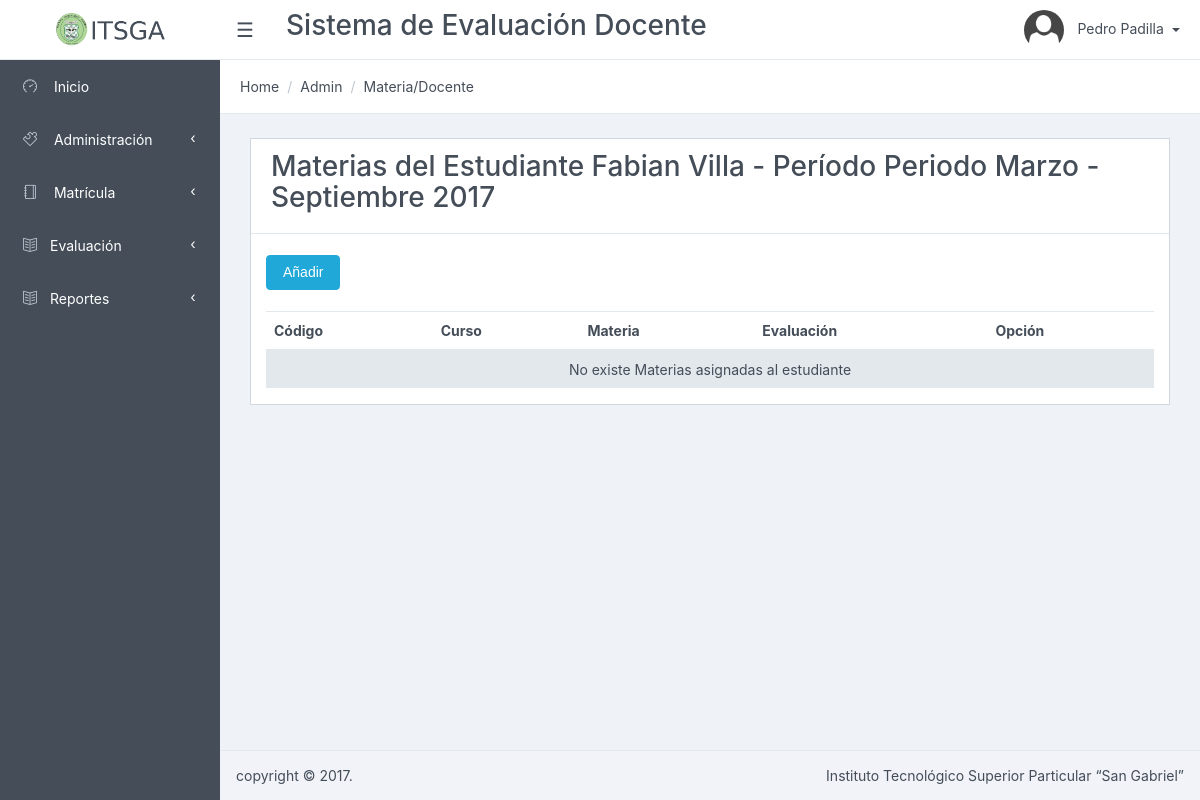
Page /Matricula/listarMaterias/4 (signed in) on the committed database.
### tables this page shows
CREATE TABLE `usuario` (
  `usuario_id` int(11) NOT NULL AUTO_INCREMENT,
  `cedula` varchar(10) NOT NULL,
  `nombres` varchar(128) NOT NULL,
  `apellidos` varchar(128) NOT NULL,
  `password` varchar(45) NOT NULL,
  `direccion` varchar(512) DEFAULT NULL,
  `telefono` varchar(10) DEFAULT NULL,
  `celular` varchar(10) DEFAULT NULL,
  `email` varchar(512) DEFAULT NULL,
  `estado` tinyint(1) NOT NULL DEFAULT '1',
  `tipo_usuario_id` int(11) NOT NULL,
  `especialidad_id` int(11) DEFAULT NULL,
  PRIMARY KEY (`usuario_id`),
  KEY `fk_usuario_tipo_usuario` (`tipo_usuario_id`),
  CONSTRAINT `fk_usuario_tipo_usuario` FOREIGN KEY (`tipo_usuario_id`) REFERENCES `tipo_usuario` (`tipo_usuario_id`) ON DELETE NO ACTION ON UPDATE NO ACTION
);

CREATE TABLE `periodo` (
  `periodo_id` int(11) NOT NULL AUTO_INCREMENT,
  `nombre` varchar(256) NOT NULL,
  `descripcion` varchar(512) DEFAULT NULL,
  `estado` tinyint(1) NOT NULL DEFAULT '1',
  PRIMARY KEY (`periodo_id`)
);

### app/controllers/MatriculaController.php (called while the page is built, shortened)
<?php
require_once (PATH_MODELS . "/MatriculaModel.php");
class MatriculaController {
	public function listarMaterias(){
		$model = new MatriculaModel();
		$estudiante = $model->getEstudianteById();
		$periodo = $model->getPeriodoActivo();
		$items = $model->getMateriaEstudiante();
		require_once PATH_VIEWS."/Matricula/view.listmat.php";
	}
}

### index.php (called while the page is built, shortened)
<?php
if(isset($_GET['action'])){
	$redirect = ($_GET['action']!='')?$_GET['action']:"listar";
}
$controller = new $controllerName();
$controller->$redirect();
?>

### public/views/Matricula/index.php (called while the page is built, shortened)
<?php
require_once("../../../index.php");
?>

### app/models/MatriculaModel.php (called while the page is built, shortened)
<?php
require_once(PATH_MODELS."/BaseModel.php");
class MatriculaModel {
	public function getMateriaEstudiante()
	{
		$item = $_GET['id'];
		$model = new BaseModel();
		if($item > 0){
			$sql = "select distinct(mp.materia_id) as id,mp.materia_periodo_id,ma.matricula_id,me.fecha_evaluacion,
					m.nombre as materia_nombre, c.nombre as curso_nombre, e.nombre as evaluacion, p.nombre as periodo
					from matricula as ma
					inner join  materia_periodo as mp on ma.materia_periodo_id = mp.materia_periodo_id
					inner join materia as m ON m.materia_id = mp.materia_id
					inner join curso as c ON c.curso_id = m.curso_id
					inner join matricula_evaluacion as me on me.matricula_id =  ma.matricula_id
					inner join evaluacion as e on e.evaluacion_id = me.evaluacion_id
					inner join periodo as p on p.periodo_id = mp.periodo_id
					where p.estado =1 and ma.usuario_id=".$item;
			$result = $model->execSql($sql, array(), true);
		}
		return $result;
	}
	public function getEstudianteById(){
		$model = new BaseModel();
		$itemId = isset($_POST['id'])?$_POST['id']:$_GET['id'];
		$sql = "select *, usuario_id as id
				from usuario where tipo_usuario_id=3 and usuario_id=".$itemId;
		return $model->execSql($sql, array(),true)[0];
	}
	public function getPeriodoActivo(){
		$model = new BaseModel();
		$sql = "select * from periodo
				where estado=1";
		return $model->execSql($sql, array(),true)[0];
	}
}

### app/models/BaseModel.php (called while the page is built, shortened)
<?php
class BaseModel {
	private $pdo;
	private function openConexion() {
		try {
			$this->pdo = new PDO ( 'mysql:host=' . HOSTNAME_DATABASE . ';dbname=' . DATABASE . ';charset=utf8', USERNAME, PASSWORD );
			$this->pdo->setAttribute ( PDO::ATTR_ERRMODE, PDO::ERRMODE_EXCEPTION );
		} catch ( Exception $e ) {
			die ( $e->getMessage () );
		}
	}
	private function closeConexion() {
		$this->pdo = null;
	}
	public function execSql($sql, $parameters, $list = false, $obtainId = false) {
		try {
			$stm = $this->pdo->prepare ( $sql );
			$stm->execute ( $parameters );
			if ($obtainId) {
				$result = $this->pdo->lastInsertId ();
			} else {
				if ($list) {
					$result = $stm->fetchAll ( PDO::FETCH_OBJ );
				} else {
					$result = $stm->fetch ( PDO::FETCH_OBJ );
				}
			}
		} catch ( Exception $e ) {
			die ( $e->getMessage () );
		}
		return $result;
	}
}

### public/views/Matricula/view.listmat.php (the view, shortened to what this page needs)
<?php include_once PATH_TEMPLATE.'/header.php';?>
<div class="card">
<div class="card-header">
    	<h3>Materias del Estudiante <?php echo $estudiante->nombres.' '.$estudiante->apellidos?> - Período <?php echo $periodo->nombre;?></h3>
</div>
<form id="frmItem" method="post" action="../guardar/">
	<br>
	<div class="col-lg-12">
		 <button type="button" data-id="<?php echo $estudiante->id;?>" class="btn btn-primary" data-toggle="modal" data-target="#myModal">
          	Añadir
         </button>
	</div>
	<br>
	<div class="form-group col-sm-12">
		<table class="table table-striped">
			<thead>
				<tr>
					<th>Código</th>
					<th>Curso</th>
					<th>Materia</th>
					<th>Evaluaci&oacute;n</th>
					<th>Opción</th>
			</thead>
    		<tbody>
		    		<?php
						if(count($items)>0){
							foreach ($items as $item){
							$id = $item->matricula_id.'-'.$estudiante->id;
								?>
					<tr><td><?php echo $item->id;?></td>
						<td><?php echo $item->materia_nombre;?></td>
						<td><?php echo $item->curso_nombre;?></td>
						<td><?php echo $item->evaluacion;?></td>
						<td><?php if($item->fecha_evaluacion == null){
							echo "<a href='javascript:if(confirm(\"Est\u00e1 seguro que desea eliminar el elemento seleccionado?\")){redirect(\"$id\");}' class='btn btn-danger btn-sm' title='Eliminar'><i class='fa fa-trash'></i></a>";
						}?>
						</td>
					<?php 	}
						}else{?>
					<tr><td colspan="5" align="center">No existe Materias asignadas al estudiante</td></tr>
					<?php }?>
			</tbody>
		</table>
	</div>
</form>
<?php include_once PATH_TEMPLATE.'/footer.php';?>
<link href="<?php echo PATH_CSS; ?>/dataTables.bootstrap.css" rel="stylesheet">
<link href="<?php echo PATH_CSS; ?>/bootstrapValidator.min.css" rel="stylesheet">
</body>
</html>

### rows in the picture
usuario: nombres "Fabian", apellidos "Villa"
periodo: nombre "Periodo Marzo - Septiembre 2017"

### other values in the picture
$_SESSION['SESSION_USER']->nombres "Pedro"
$_SESSION['SESSION_USER']->apellidos "Padilla"
$title "Materia/Docente"
